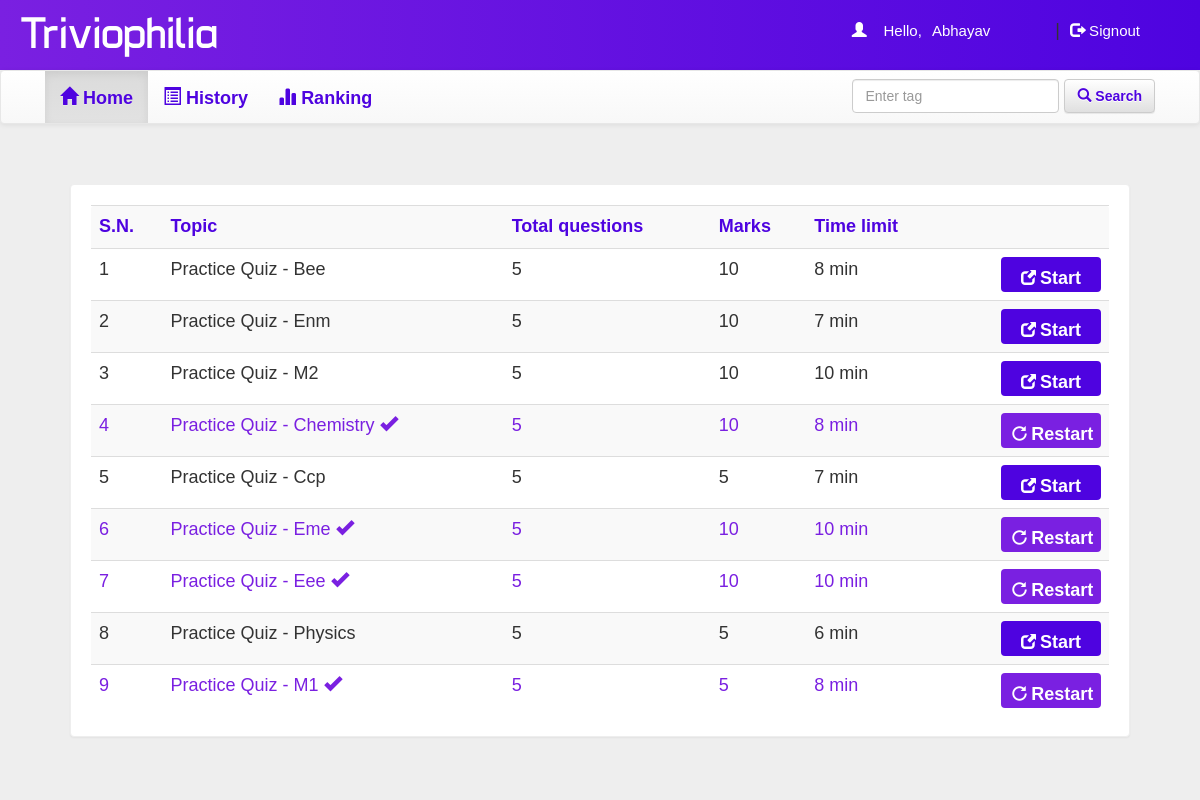
Page /account.php?q=1 (signed in) on the committed database.
### tables this page shows
CREATE TABLE `quiz` (
  `eid` text NOT NULL,
  `title` varchar(100) NOT NULL,
  `sahi` int(11) NOT NULL,
  `wrong` int(11) NOT NULL,
  `total` int(11) NOT NULL,
  `time` bigint(20) NOT NULL,
  `intro` text NOT NULL,
  `tag` varchar(100) NOT NULL,
  `date` timestamp NOT NULL DEFAULT current_timestamp() ON UPDATE current_timestamp()
);

### account.php (the view, shortened to what this page needs)
<!DOCTYPE html PUBLIC "-//W3C//DTD XHTML 1.0 Transitional//EN" "http://www.w3.org/TR/xhtml1/DTD/xhtml1-transitional.dtd">
<html xmlns="http://www.w3.org/1999/xhtml">
<head>
<link  rel="stylesheet" href="css/bootstrap.min.css"/>
 <link  rel="stylesheet" href="css/bootstrap-theme.min.css"/>
 <link rel="stylesheet" href="css/mainorg.css">
 <link  rel="stylesheet" href="css/font.css">
</head>
<body>
<div class="header">
<div class="row">
<div class="col-lg-6">
<span class="logo">Triviophilia</span></div>
<div class="col-md-4 col-md-offset-2">
 <?php
 include_once 'dbConnection.php';
  if(!(isset($_SESSION['email']))){
header("location:index.php");
}
else
{
$name = $_SESSION['name'];
$email=$_SESSION['email'];
echo '<span class="pull-right top title1" ><span class="log1"><span class="glyphicon glyphicon-user" aria-hidden="true"></span>&nbsp;&nbsp;&nbsp;&nbsp;Hello,</span> <a href="account.php?q=1" class="log log1">'.$name.'</a>&nbsp;|&nbsp;<a href="logout.php?q=account.php" class="log"><span class="glyphicon glyphicon-log-out" aria-hidden="true"></span>&nbsp;Signout</button></a></span>';
}?>
</div>
</div></div>
<div class="bg">
<nav class="navbar navbar-default title1">
  <div class="container">
    <div class="collapse navbar-collapse" id="bs-example-navbar-collapse-1">
      <ul class="nav navbar-nav navbar-left">
        <li <?php if(@$_GET['q']==1) echo'class="active"'; ?> ><a href="account.php?q=1"><span style="color: #4E03E0;font-weight: bold;"><span class="glyphicon glyphicon-home" aria-hidden="true"></span>&nbsp;<span style="color: #4E03E0;font-weight: bold;">Home<span class="sr-only">(current)</span></a></li>
        <li <?php if(@$_GET['q']==2) echo'class="active"'; ?>><a href="account.php?q=2"><span style="color: #4E03E0;font-weight: bold;"><span class="glyphicon glyphicon-list-alt" aria-hidden="true"></span>&nbsp;<span style="color: #4E03E0;font-weight: bold;">History</a></li>
		<li <?php if(@$_GET['q']==3) echo'class="active"'; ?>><a href="account.php?q=3"><span style="color: #4E03E0;font-weight: bold;"><span class="glyphicon glyphicon-stats" aria-hidden="true"></span>&nbsp;<span style="color: #4E03E0;font-weight: bold;">Ranking</a></li>
		</ul>
            <form class="navbar-form navbar-right" role="search">
        <div class="form-group">
          <input type="text" class="form-control" placeholder="Enter tag ">
        </div>
        <button type="submit" class="btn btn-default"><span style="color: #4E03E0;"><span class="glyphicon glyphicon-search" aria-hidden="true"></span>&nbsp;<span style="color: #4E03E0;font-weight: bold;">Search</button>
      </form>
      </div>
</nav>
<div class="container">
<div class="row">
<div class="col-md-12">
<?php if(@$_GET['q']==1) {
$result = mysqli_query($con,"SELECT * FROM quiz ORDER BY date DESC") or die('Error');
echo  '<div class="panel"><div class="table-responsive"><table class="table table-striped title1">
<tr style="color: #4E03E0"><td><b>S.N.</b></td><td><b>Topic</b></td><td><b>Total questions</b></td><td><b>Marks</b></td><td><b>Time limit</b></td><td></td></tr>';
$c=1;
while($row = mysqli_fetch_array($result)) {
	$title = $row['title'];
	$total = $row['total'];
	$sahi = $row['sahi'];
    $time = $row['time'];
	$eid = $row['eid'];
$q12=mysqli_query($con,"SELECT score FROM history WHERE eid='$eid' AND email='$email'" )or die('Error98');
$rowcount=mysqli_num_rows($q12);
if($rowcount == 0){
	echo '<tr><td>'.$c++.'</td><td>'.$title.'</td><td>'.$total.'</td><td>'.$sahi*$total.'</td><td>'.$time.'&nbsp;min</td>
	<td><b><a href="account.php?q=quiz&step=2&eid='.$eid.'&n=1&t='.$total.'" class="pull-right btn sub1" style="margin:0px;background:"#4E03E0"><span class="glyphicon glyphicon-new-window" aria-hidden="true"></span>&nbsp;<span class="title1"><b>Start</b></span></a></b></td></tr>';
}
else
{
echo '<tr style="color:#7A20E1"><td>'.$c++.'</td><td>'.$title.'&nbsp;<span title="This quiz is already solved by you" class="glyphicon glyphicon-ok" aria-hidden="true"></span></td><td>'.$total.'</td><td>'.$sahi*$total.'</td><td>'.$time.'&nbsp;min</td>
	<td><b><a href="update.php?q=quizre&step=25&eid='.$eid.'&n=1&t='.$total.'" class="pull-right btn sub1" style="margin:0px;background:#7A20E1"><span class="glyphicon glyphicon-repeat" aria-hidden="true"></span>&nbsp;<span class="title1"><b>Restart</b></span></a></b></td></tr>';
}
}
echo '</table></div></div>';
}?>
</div>
</body>
</html>

### css/mainorg.css (style rules this page uses)
body { overflow-x:hidden; width:100%; font: 15px "Century Gothic", "Times Roman", sans-serif; background:#eee; min-height:550px; background-attachment:fixed; }
.bg { width: 100%; height: auto; }
.panel { border-color:#eee; margin:40px; padding:20px; font: 15px "Century Gothic", "Times Roman", sans-serif; }
.header { background-image: linear-gradient(to right, #7A20E1, #4E03E0); height:70px; }
.logo { font-family:'typo'; font-size:45px; color:#ffff; margin:15px; padding: 5px; }
.title1 { font: 18px "Century Gothic", "Times Roman", sans-serif; }
.sub1 { width:90px; color:#ffff; background:#4E03E0; font-size:15px; height:35px; margin:20px; padding:10px; width:100px; }
.top { margin-top: 20px; }
.log1 { font: 15px 'Ubuntu', sans-serif; color:#ffff; margin-left:10px; }
.log { margin:10px; margin-right:60px; margin-left:5px; color:#ffff; text-decoration:none; font-size:20px; font-size:15px; }

### rows in the picture
quiz: title "Practice Quiz - Bee", total "5", $sahi*$total "10", time "8"
quiz: title "Practice Quiz - Enm", total "5", $sahi*$total "10", time "7"
quiz: title "Practice Quiz - M2", total "5", $sahi*$total "10", time "10"
quiz: title "Practice Quiz - Chemistry", total "5", $sahi*$total "10", time "8"
quiz: title "Practice Quiz - Ccp", total "5", $sahi*$total "5", time "7"
quiz: title "Practice Quiz - Eme", total "5", $sahi*$total "10", time "10"
quiz: title "Practice Quiz - Eee", total "5", $sahi*$total "10", time "10"
quiz: title "Practice Quiz - Physics", total "5", $sahi*$total "5", time "6"
quiz: title "Practice Quiz - M1", total "5", $sahi*$total "5", time "8"

### other values in the picture
$name "Abhayav"
